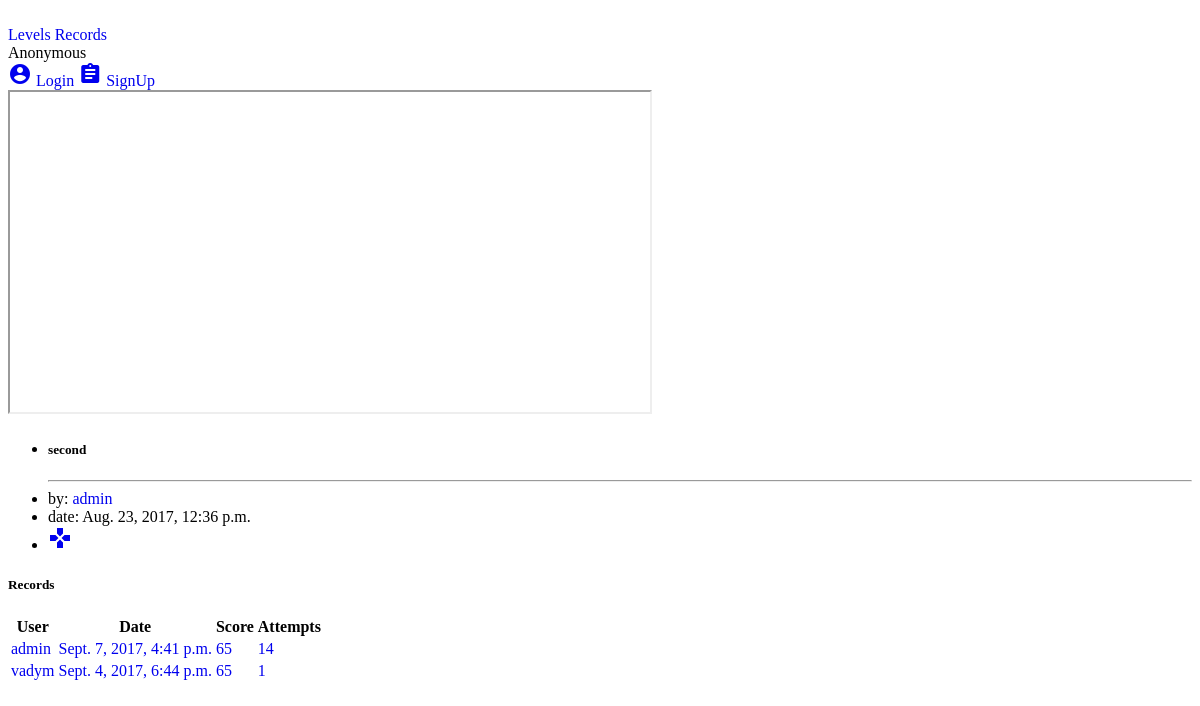
The app's page /level/2 with its own data.
### pluto/models.py (models this page shows, shortened)
class Level(models.Model):
    name = models.CharField(max_length=128, blank=False)
    date = models.DateTimeField(default=timezone.datetime.now, blank=False)
    by = models.ForeignKey(User, on_delete=models.CASCADE, blank=False, null=False)
    tilemap = models.TextField(max_length=1024)
    command_forward = models.IntegerField(blank=True)
    command_backward = models.IntegerField(blank=True)
    command_left = models.IntegerField(blank=True)
    command_right = models.IntegerField(blank=True)
    command_lo = models.IntegerField(blank=True)
    command_op = models.IntegerField(blank=True)
    hero_x = models.IntegerField(blank=False)
    hero_y = models.IntegerField(blank=False)
    hero_dir = models.IntegerField(blank=False)

class User(AbstractUser):
    image = models.ImageField(default='no_image.png', upload_to=user_directory_image_path)
    points = models.FloatField(default=10, blank=False)
    skin = models.CharField(default='polo', blank=False, max_length=32)

class Record(models.Model):
    to = models.ForeignKey(Level, related_name='result_to', on_delete=models.CASCADE, blank=False, null=False)
    by = models.ForeignKey(User, related_name='result_by', on_delete=models.CASCADE, blank=False, null=False)
    date = models.DateTimeField(default=timezone.now, blank=False)
    attempts = models.IntegerField(blank=False)
    program = models.TextField(max_length=512)
    result = models.BooleanField(default=False, blank=False)
    score = models.IntegerField(default=0, blank=False)

### pluto/views.py (the view)
# urls.py: url(r'^level/(?P<level_id>[0-9]+)/play', views.play),
def level(request, level_id=None):
    context = {'level': models.Level.objects.get(id=level_id),
               'records': models.Record.objects.filter(to=level_id)}
    return render(request, 'level.html', context)

### templates/level.html (shortened to what this page needs)
{% extends 'base.html' %}
{% block content %}
    <div class="mdl-grid">
        <div class="mdl-cell mdl-cell--8-col mdl-card mdl-layout--large-screen-only">
            <div class="mdl-card__supporting-text">
             <a href="#" class="thumbnail">
                <iframe src="/level/{{ level.id }}/play"  height="320" width="640"></iframe>
             </a>
            </div>
        </div>
        <div class="mdl-cell mdl-cell--4-col mdl-card">
            <div class="mdl-card__supporting-text">
                <ul class="mdl-list">
                    <li class="mdl-list__item"><h5>{{ level.name }}</h5></li>
                <hr>
                    <li class="mdl-list__item">by: <a href="/profile/{{ level.by.id }}">{{ level.by.username }}</a></li>
                    <li class="mdl-list__item">date: {{ level.date }}</li>
                    <li class="mdl-list__item">
                        <a href="/play/{{ level.id }}" class="mdl-button mdl-js-button mdl-button--raised mdl-button--colored">
                            <i class="material-icons">gamepad</i>
                        </a>
                </ul>
            </div>
        </div>
    </div>
    {% if records %}
    <div class="mdl-cell mdl-cell--4-col mdl-card">
            <div class="mdl-card__supporting-text">
                    <h5>Records</h5>
                    <table class="mdl-data-table">
                    <thead>
                        <tr>
                            <th class="mdl-data-table__cell--non-numeric">User</th>
                            <th class="mdl-data-table__cell--non-numeric">Date</th>
                            <th>Score</th>
                            <th>Attempts</th>
                        </tr>
                    </thead>
                    <tbody>
                        {% for i in records %}
                        <tr>
                            <td class="mdl-data-table__cell--non-numeric"><a href="/profile/{{ i.by.id }}">{{ i.by.username }}</a></td>
                            <td class="mdl-data-table__cell--non-numeric"><a href="/record/level={{ level.id }}&user={{ i.by.id }}">{{ i.date }}</a></td>
                            <td><a href="/record/level={{ level.id }}&user={{ i.by.id }}">{{ i.score }}</a></td>
                            <td><a href="/record/level={{ level.id }}&user={{ i.by.id }}">{{ i.attempts }}</a></td>
                        </tr>
                        {% endfor %}
                    </tbody>
                    </table>
            </div>
        </div>
    </div>
    {% endif %}
{% endblock %}

### PlutoGame/static/style.css (style rules this page uses)
a { text-decoration: none; }

### records on screen
Level: name "second", by.username "admin", date "Aug. 23, 2017, 12:36 p.m."
Record: by.username "admin", date "Sept. 7, 2017, 4:41 p.m.", score "65", attempts "14"
Record: by.username "vadym", date "Sept. 4, 2017, 6:44 p.m.", score "65", attempts "1"
